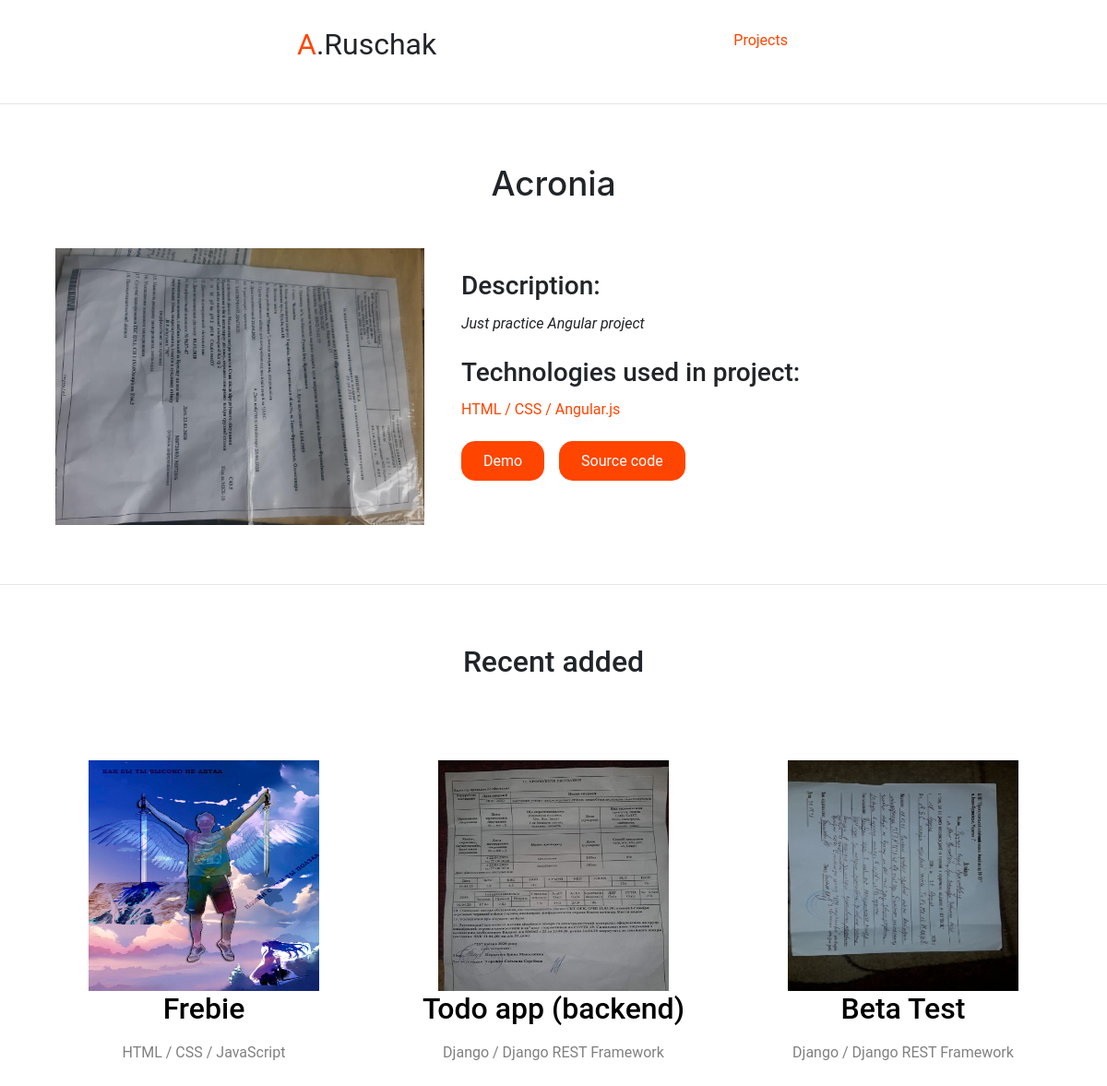
/project/4, run on the app's committed database.
### pages/models.py (models this page shows, shortened)
class Work(models.Model):
    title = models.CharField(max_length=255, verbose_name='name of project')
    description = models.TextField(verbose_name='Description of project')
    demo_link = models.CharField(max_length=255, verbose_name='Link to project', blank=True)
    source_link = models.CharField(max_length=255, verbose_name='Link to source code', blank=True)
    technologies_used = models.CharField(max_length=255, verbose_name='Technologies used in project')
    image = models.ImageField()

### pages/views.py (the view)
# urls.py: path('project/<int:pk>', ProjectDetail.as_view(),name='project_detail')
class ProjectDetail(DetailView):
    template_name = 'project_detail.html'
    model = Work
    def get_context_data(self, **kwargs):
        context = super().get_context_data(**kwargs)
        context['lasted'] = Work.objects.filter(~Q(id=self.object.id))
        return context

### templates/project_detail.html (shortened to what this page needs)
{% extends 'base.html' %}
{% block content %}
    <hr>
    <br>
    <h2 class="title" style="font-size:2.3rem;">{{ object.title }}</h2>
    <div class="main">
    <div class="left-side">
        <img src="{{ object.image.url }}" alt="{{ object.title }}">
    </div>
    <div class="right-side">
    <h3>Description:</h3>
     <p> <i>{{ object.description }}</i> </p>
     <h3>Technologies used in project: </h3>
     <p style="color:orangered">{{ object.technologies_used }}</p>
     <div class="buttons">
     {% if object.demo_link %}
        <a href="{{ object.demo_link }}">Demo</a>
     {% endif %}
    {% if object.source_link %}
        <a href="{{ object.source_link }}">Source code</a>
    {% endif %}
     </div>
    </div>
    </div>
    <br>
    <br>
    <hr>
    <br>
    <div class="addon">
    <h2 class="title">Recent added</h2>
    <div class="projects">
    {% for last in lasted %}
    <a href="{% url 'project_detail' last.pk %}">
        <div class="project">
            <img src="{{ last.image.url }}" alt="{{ last.title }}">
            <h2>{{ last.title }}</h2>
            <p>{{ last.technologies_used }}</p>
        </div>
        </a>
    {% endfor %}
    </div>
    </div>
{% endblock content %}

### pages/static/css/styles.css (style rules this page uses)
* { margin: 0; font-family: 'Roboto', sans-serif; }
.title { text-align: center; margin-top: 3vh; }
hr { border-color: orangered; max-width: 1300px; margin: 0 auto; margin-top: 2vh; margin-bottom: 2vh; }
.projects { display: flex; justify-content: space-around; flex-flow: wrap; flex-wrap: wrap; padding: 5vh; }
.projects a { text-decoration: none; }
.projects .project { max-width: 400px; text-align: center; padding: 5vh; color: black; }
.projects .project img { width: 250px; height: 250px; }
.projects .project p { margin-top: 2vh; color: grey; }
.main { padding-top: 5vh; max-width: 1080px; margin: 0 auto; display: flex; }
.main .left-side img { max-width: 400px; }
.main .right-side { padding-left: 5vh; }
.main .right-side h3 { margin-top: 3vh; }
.main .right-side p { margin-top: 1.5vh; }
.main .right-side .buttons { margin-top: 4vh; }
.main .right-side .buttons a { margin-right: 1.5vh; background-color: orangered; padding: 1.5vh 3vh; color: white; border-radius: 15px; text-decoration: none; }
.addon { margin-top: 3vh; }

### data on the page
Work: title "Acronia", image (picture), description "Just practice Angular project", technologies_used "HTML / CSS / Angular.js"
Work: image (picture), title "Frebie", technologies_used "HTML / CSS / JavaScript"
Work: image (picture), title "Todo app (backend)", technologies_used "Django / Django REST Framework"
Work: image (picture), title "Beta Test", technologies_used "Django / Django REST Framework"
